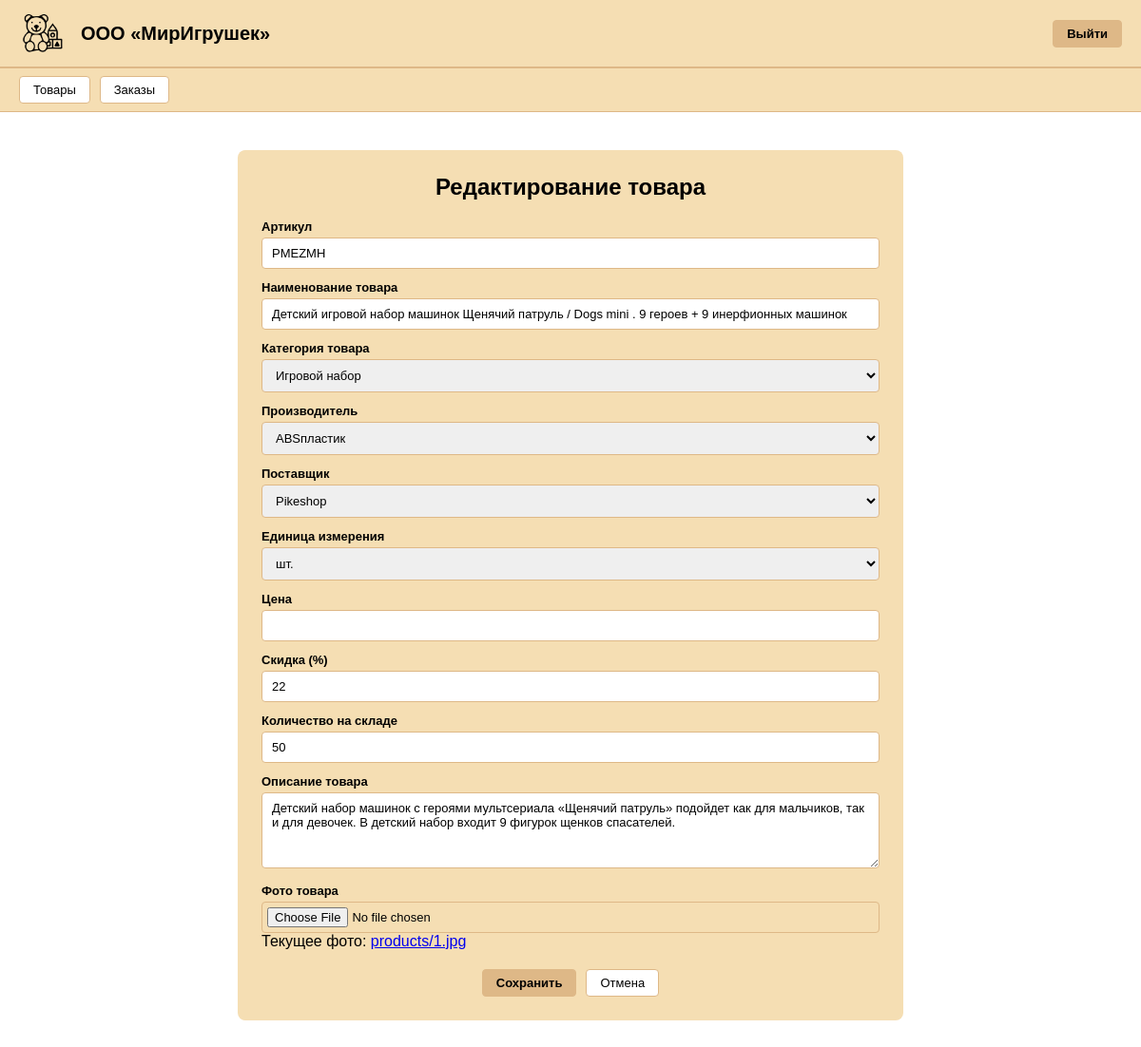
The page /products/1/edit/ (signed in) on the database its author committed.
### main/models.py (models this page shows, shortened)
class Product(models.Model):
    article = models.CharField('Артикул', max_length=50, unique=True)
    name = models.CharField('Наименование товара', max_length=500)
    unit = models.ForeignKey(Unit, on_delete=models.CASCADE, verbose_name='Единица измерения')
    price = models.DecimalField('Цена', max_digits=10, decimal_places=2)
    supplier = models.ForeignKey(Supplier, on_delete=models.CASCADE, verbose_name='Поставщик')
    manufacturer = models.ForeignKey(Manufacturer, on_delete=models.CASCADE, verbose_name='Производитель')
    category = models.ForeignKey(Category, on_delete=models.CASCADE, verbose_name='Категория товара')
    discount = models.PositiveIntegerField('Действующая скидка, %', default=0)
    quantity = models.PositiveIntegerField('Кол-во на складе', default=0)
    description = models.TextField('Описание товара', blank=True)
    photo = models.ImageField('Фото', upload_to='products/', blank=True, null=True)
    class Meta:
        verbose_name = 'Товар'
        verbose_name_plural = 'Товары'

class Category(models.Model):
    name = models.CharField('Категория', max_length=200, unique=True)
    class Meta:
        verbose_name = 'Категория товара'
        verbose_name_plural = 'Категории товаров'

class Manufacturer(models.Model):
    name = models.CharField('Производитель', max_length=200, unique=True)
    class Meta:
        verbose_name = 'Производитель'
        verbose_name_plural = 'Производители'

class Supplier(models.Model):
    name = models.CharField('Поставщик', max_length=200, unique=True)
    class Meta:
        verbose_name = 'Поставщик'
        verbose_name_plural = 'Поставщики'

class Unit(models.Model):
    name = models.CharField('Единица измерения', max_length=50, unique=True)
    class Meta:
        verbose_name = 'Единица измерения'
        verbose_name_plural = 'Единицы измерения'

### main/views.py (the view, shortened to what this page needs)
# urls.py: path('products/<int:pk>/edit/', views.product_edit, name='product_edit'),
@role_required('admin')
def product_edit(request, pk):
    product = get_object_or_404(Product, pk=pk)
    context = {
        'product': product,
        'categories': Category.objects.all(),
        'manufacturers': Manufacturer.objects.all(),
        'suppliers': Supplier.objects.all(),
        'units': Unit.objects.all(),
        'is_edit': True,
    }
    return render(request, 'product_form.html', context)

### templates/product_form.html (shortened to what this page needs)
{% extends "base.html" %}
{% block content %}
<div class="form-container">
    <h2>{% if is_edit %}Редактирование товара{% else %}Добавление нового товара{% endif %}</h2>
    <form method="post" enctype="multipart/form-data">
        <div class="form-group">
            <label>Артикул</label>
            <input type="text" name="article" value="{{ product.article|default:'' }}" required>
        </div>
        <div class="form-group">
            <label>Наименование товара</label>
            <input type="text" name="name" value="{{ product.name|default:'' }}" required>
        </div>
        <div class="form-group">
            <label>Категория товара</label>
            <select name="category" required>
                {% for c in categories %}
                    <option value="{{ c.pk }}" {% if product.category_id == c.pk %}selected{% endif %}>{{ c.name }}</option>
                {% endfor %}
            </select>
        </div>
        <div class="form-group">
            <label>Производитель</label>
            <select name="manufacturer" required>
                {% for m in manufacturers %}
                    <option value="{{ m.pk }}" {% if product.manufacturer_id == m.pk %}selected{% endif %}>{{ m.name }}</option>
                {% endfor %}
            </select>
        </div>
        <div class="form-group">
            <label>Поставщик</label>
            <select name="supplier" required>
                {% for s in suppliers %}
                    <option value="{{ s.pk }}" {% if product.supplier_id == s.pk %}selected{% endif %}>{{ s.name }}</option>
                {% endfor %}
            </select>
        </div>
        <div class="form-group">
            <label>Единица измерения</label>
            <select name="unit" required>
                {% for u in units %}
                    <option value="{{ u.pk }}" {% if product.unit_id == u.pk %}selected{% endif %}>{{ u.name }}</option>
                {% endfor %}
            </select>
        </div>
        <div class="form-group">
            <label>Цена</label>
            <input type="number" name="price" step="0.01" min="0" value="{{ product.price|default:'' }}" required>
        </div>
        <div class="form-group">
            <label>Скидка (%)</label>
            <input type="number" name="discount" min="0" max="100" value="{{ product.discount|default:'0' }}">
        </div>
        <div class="form-group">
            <label>Количество на складе</label>
            <input type="number" name="quantity" min="0" value="{{ product.quantity|default:'0' }}">
        </div>
        <div class="form-group">
            <label>Описание товара</label>
            <textarea name="description">{{ product.description|default:'' }}</textarea>
        </div>
        <div class="form-group">
            <label>Фото товара</label>
            <input type="file" name="photo" accept="image/*">
            {% if product.photo %}
                <p>Текущее фото: <a href="{{ product.photo.url }}" target="_blank">{{ product.photo.name }}</a></p>
            {% endif %}
        </div>
        <div class="form-actions">
            <button type="submit" class="btn btn-accent">Сохранить</button>
            <a href="{% url 'product_list' %}" class="btn">Отмена</a>
        </div>
    </form>
</div>
{% endblock %}

### static/css/style.css (style rules this page uses)
* { box-sizing: border-box; margin: 0; padding: 0; }
body { font-family: Arial, sans-serif; background: #FFFFFF; color: #000; min-height: 100vh; }
.btn { display: inline-block; padding: 6px 14px; border-radius: 4px; font-size: 13px; border: 1px solid #DEB887; background: #FFFFFF; color: #000; cursor: pointer; text-decoration: none; }
.btn-accent { background: #DEB887; font-weight: bold; }
.form-container { max-width: 700px; margin: 20px auto; background: #F5DEB3; padding: 25px; border-radius: 8px; }
.form-container h2 { margin-bottom: 20px; text-align: center; }
.form-group { margin-bottom: 12px; }
.form-group label { display: block; font-weight: bold; margin-bottom: 4px; font-size: 13px; }
.form-group input, .form-group select, .form-group textarea { width: 100%; padding: 8px 10px; border: 1px solid #DEB887; border-radius: 4px; font-family: Arial; font-size: 13px; }
.form-group textarea { min-height: 80px; resize: vertical; }
.form-group input[type="file"] { padding: 5px; }
.form-actions { display: flex; gap: 10px; justify-content: center; margin-top: 20px; }

### rows shown on the page
Product: article "PMEZMH", name "Детский игровой набор машинок Щенячий патруль / Dogs mini . 9 героев + 9 инерфионных машинок", category "Игровой набор", manufacturer "ABSпластик", supplier "Pikeshop", unit "шт.", discount "22", quantity "50", description "Детский набор машинок с героями мультсериала «Щенячий патруль» подойдет как для мальчиков, так и для девочек. В детский набор входит 9 фигурок щенков спасателей.", photo.name "products/1.jpg"
